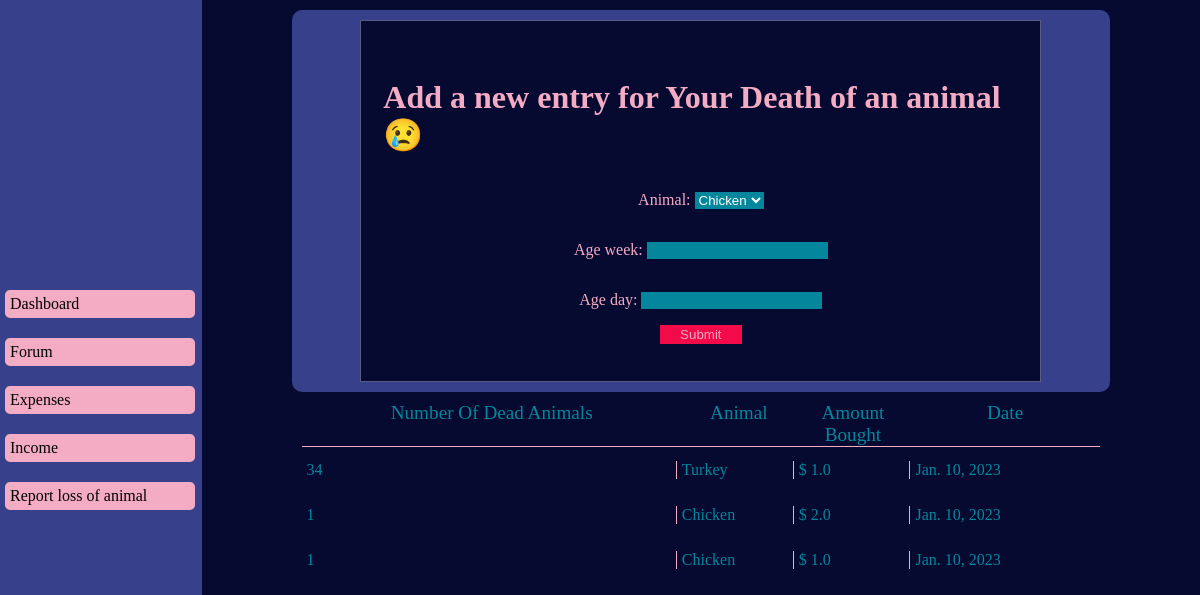
/death/no (signed in), run on the app's committed database.
### base_app/models.py (models this page shows)
class Animal(models.Model):
    animal = models.CharField( max_length=8, choices=ANIMAL_CHOICES )
    price_bought_per_one = models.FloatField()
    quantity = models.IntegerField()
    animal_age_at_bought = models.FloatField()
    created_at = models.DateField(auto_now_add=True)
    modified_aat = models.DateField(auto_now=True)
    alive = models.IntegerField()
    owner_id = models.ForeignKey(CustomUser, on_delete=models.CASCADE)

### base_app/decorators.py (the view)
        def wrapper_func(request,*args, **kwargs):
            group = None
            if request.user.groups.exists():
                group = request.user.groups.all()[0].name
            if group in allowed_users:
                return view_func(request,*args, **kwargs)
            else:
                return redirect('Pro')

### base_app/forms.py
class DeathForm(forms.Form):
    animal = forms.ChoiceField(choices=ANIMAL_CHOICES)
    age_week = forms.IntegerField()
    age_day = forms.IntegerField()

### base_app/views.py (called while the page is built, shortened)
@login_required
@allowed_users(allowed_users=["Paid"])
def death_of_a_bird(request):
    context = {}
    total_dead_animal = Animal.objects.filter(owner_id=request.user, alive__lt=F("quantity")).all().order_by("-modified_aat")
    total_dead_animal_array = []
    for i in total_dead_animal:
        array = [i.quantity - i.alive, i.animal, i.price_bought_per_one, i.modified_aat]
        total_dead_animal_array.append(array)
    form = DeathForm()
    context["form"] = form
    context["title"] = "Death of an animal 😢"
    context["dead_data"] = total_dead_animal_array
    return render(request, "views_temp/dead.html", context)

### templates/views_temp/dead.html (shortened to what this page needs)
{% extends 'views_temp/single_form_template.html' %}

### templates/views_temp/single_form_template.html (shortened to what this page needs)
{% extends 'views_temp/base.html' %}
{% load cache %}
{% block content %}
    <div class="single-temp">
        <div class="single-form-container">
            <form action = "" method = "post" class="single-form">
                <legend><h1>Add a new entry for Your {{ title }}</h1></legend>
                {{ form.as_p }}
                <input type="submit" value="Submit">
            </form>
        </div>
        {% if dead_data %}
            <div class="data-info">
                <div class="single-temp-header-container">
                    <p>Number Of Dead Animals</p>
                    <p>Animal</p>
                    <p>Amount Bought</p>
                    <p>Date</p>
                </div>
                {% for data in dead_data %}
                    <div class='data-info-card'>
                        <span>{{data.0}}</span>
                        <span>{{data.1}}</span>
                        <span>$ {{data.2}}</span>
                        <span>{{data.3}}</span>
                    </div>
                {% endfor %}
            </div>
        {% endif %}
    </div>
{% endblock content %}

### static/views/main.css (style rules this page uses)
:root { --blue:#6977E6; --opacity-blue:#37408b; --white: #ffffff; --teal:#04879C; --red:#F30A49; --pink:#F4ABC4; --navy: #595B83; --light-dark-blue:#333456; --dark-blue:#060930; }
html, body { margin: 0; padding: 0; }
body { background-color:var(--dark-blue); }

### static/views/forum.css (style rules this page uses)
:root { --blue:#37408b; --white: #ffffff; --teal:#04879C; --red:#F30A49; --pink:#F4ABC4; --navy: #595B83; --light-dark-blue:#333456; --dark-blue:#060930; }

### static/views/single_temp.css (style rules this page uses)
:root { --blue:#37408b; --white: #ffffff; --teal:#04879C; --red:#F30A49; --pink:#F4ABC4; --navy: #595B83; --light-dark-blue:#333456; --dark-blue:#060930; }
.single-temp { width: 100%; }
.single-form-container { background-color: var(--blue); padding: 10px; width: 80%; margin: 10px auto; border-radius: 10px; }
.single-form { border: 1px solid var(--navy); background-color: var(--dark-blue); width: 80%; margin: 0 auto; padding: 20px; min-height: 40vh; display: flex; flex-direction: column; justify-content: center; align-items: center; color: var(--pink); }
.single-form label { width: 200px; }
.single-form > p > input { background-color: var(--teal); border: none; }
.single-form > p > select { background-color: var(--teal); color: var(--white); border: none; }
.single-form > input { background-color: var(--red); border: none; color: var(--pink); padding: 2px 20px; }
.data-info { color: var(--teal); width: 80%; margin: 0 auto; }
.single-temp-header-container { display: flex; justify-content: space-evenly; }
.single-temp-header-container p { border-bottom: 1px solid var(--pink); font-size: larger; text-align: center; margin: 0; }
.single-temp-header-container p:first-child { flex: 1; }
.single-temp-header-container p:nth-child(2) { flex: 0.3; }
.single-temp-header-container p:nth-child(3) { flex: 0.3; }
.single-temp-header-container p:last-child { flex: 0.5; }
.data-info-card { display: flex; justify-content: space-between; align-items: center; text-align: left; height: 45px; }
.data-info-card span { border-right: var(--pink) solid 1px; margin-left: 5px; }
.data-info-card span:first-child { flex: 1; }
.data-info-card span:nth-child(2) { flex: 0.3; }
.data-info-card span:nth-child(3) { flex: 0.3; }
.data-info-card span:last-child { flex: 0.5; border: none; }

### data on the page
Animal: animal "Turkey", price_bought_per_one "1.0", modified_aat "Jan. 10, 2023"
Animal: animal "Chicken", price_bought_per_one "2.0", modified_aat "Jan. 10, 2023"
Animal: animal "Chicken", price_bought_per_one "1.0", modified_aat "Jan. 10, 2023"

### other printed values
{{ title }} "Death of an animal 😢"
{{ data.0 }} "34" "1" "1"
